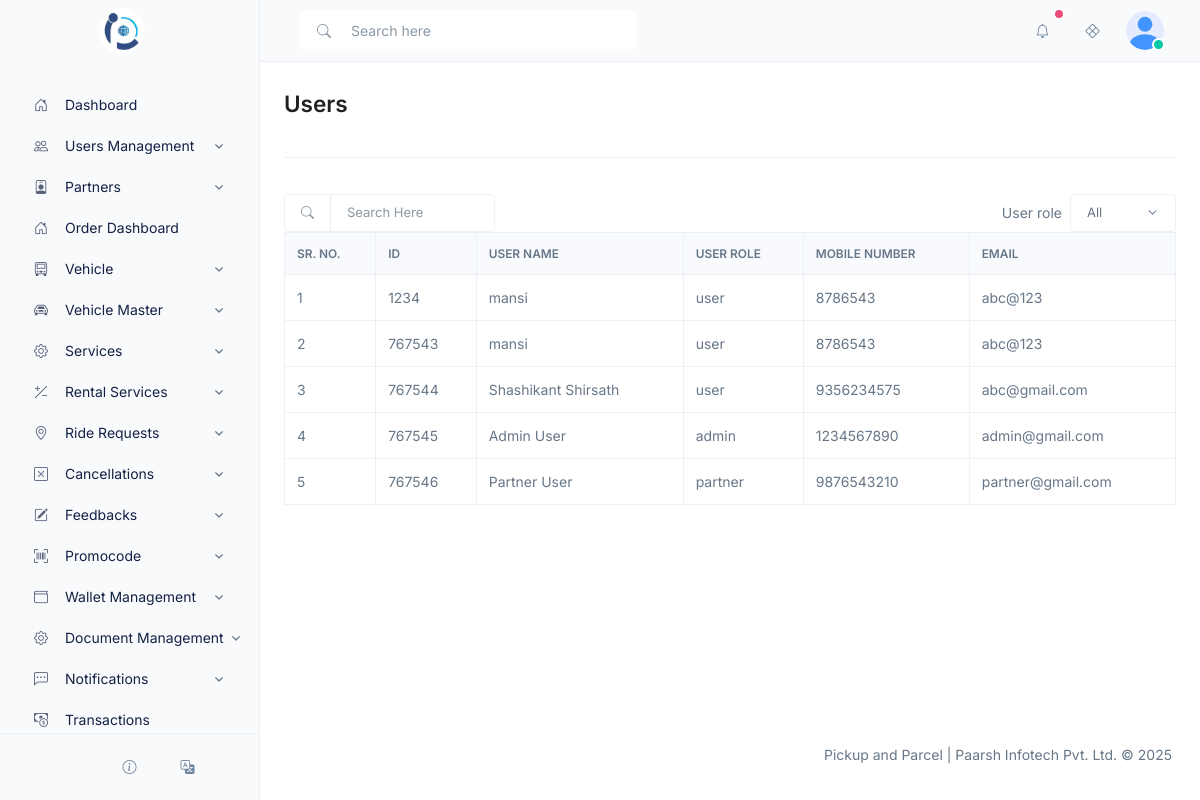
Screenshot of /all_users.php with the database file from the repository.
### tables this page shows
CREATE TABLE `all_users` (
  `id` int(11) NOT NULL,
  `user_name` varchar(255) DEFAULT NULL,
  `user_role` enum('user','admin','partner') DEFAULT NULL,
  `mobile_number` varchar(20) DEFAULT NULL,
  `email` varchar(255) DEFAULT NULL
);

### all_users.php (the view, shortened to what this page needs)
<?php
require_once __DIR__ . "/header.php";
require_once __DIR__ . "/db.php";
$sql = "SELECT * FROM all_users ";
$result = $conn->query($sql);
?>
<div class="content container-fluid">
    <div class="page-header">
        <div class="row align-items-center">
            <div class="col">
                <h1 class="page-header-title">
                    <?= translate('users') ?>
                </h1>
            </div>
        </div>
    </div>
    <div class="employees-table-filters">
        <div class="row g-3">
            <div class="col-12 col-md-3">
                <div class="input-group input-group-sm">
                    <div class="input-group-text">
                        <i class="bi-search"></i>
                    </div>
                    <input type="search" class="form-control employees-table-search" placeholder="<?= translate('search_here') ?>">
                </div>
            </div>
            <div class="col-12 col-md-6 offset-md-3">
                <div class="d-flex align-items-center gap-2">
                    <span class="ms-md-auto"><?= translate('user_role') ?></span>
                    <div>
                        <select class="form-select form-select-sm" onchange="userListTable.column(3).search(this.value).draw()">
                            <option value="" selected><?= translate('all') ?></option>
                        </select>
                    </div>
                </div>
            </div>
        </div>
    </div>
    <div class="table-responsive">
        <table id="data-table" class="table table-bordered table-nowrap table-align-middle">
            <thead class="thead-light" align="left">
                <tr>
                    <th><?= translate('sr_no') ?></th>
                    <th><?= translate('id') ?></th>
                    <th><?= translate('user_name') ?></th>
                    <th><?= translate('user_role') ?></th>
                    <th><?= translate('mobile_number') ?></th>
                    <th><?= translate('email') ?></th>
                </tr>
            </thead>
            <tbody>
                <?php
                if ($result->num_rows > 0) {
                    $sr_no = 1;
                    while($row = $result->fetch_assoc()) {
                        echo "<tr>";
                        echo "<td>{$sr_no}</td>";
                        echo "<td>{$row["id"]}</td>";
                        echo "<td>{$row["user_name"]}</td>";
                        echo "<td>{$row["user_role"]}</td>";
                        echo "<td>{$row["mobile_number"]}</td>";
                        echo "<td>{$row["email"]}</td>";
                        echo "</tr>";
                        $sr_no++;
                    }
                } else {
                    echo "<tr><td colspan='6'>No users found</td></tr>";
                }
                ?>
            </tbody>
        </table>
    </div>
</div>
<?php
require_once __DIR__ . '/footer.php';
?>

### assets/css/main.css (style rules this page uses)
:root { --scroll-thumb: rgba(189, 197, 209, .6); --scroll-track: rgba(189, 197, 209, .15); --scroll-size: .6125rem; }
* { scroll-behavior: smooth; scrollbar-width: thin; scrollbar-color: var(--scroll-thumb) var(--scroll-track); }

### header.php (style rules this page uses)
* { transition: unset !important; }

### rows the page displays
all_users: id "1234", user_name "mansi", user_role "user", mobile_number "8786543", email "abc@123"
all_users: id "767543", user_name "mansi", user_role "user", mobile_number "8786543", email "abc@123"
all_users: id "767544", user_name "Shashikant Shirsath", user_role "user", mobile_number "9356234575", email "abc@gmail.com"
all_users: id "767545", user_name "Admin User", user_role "admin", mobile_number "1234567890", email "admin@gmail.com"
all_users: id "767546", user_name "Partner User", user_role "partner", mobile_number "9876543210", email "partner@gmail.com"

### other values shown
translate('users') "Users"
translate('user_role') "User role"
translate('sr_no') "SR. NO."
translate('id') "ID"
translate('user_name') "USER NAME"
translate('user_role') "USER ROLE"
translate('mobile_number') "MOBILE NUMBER"
translate('email') "EMAIL"
translate('title') "Pickup and Parcel"
translate('paarsh') "Paarsh Infotech Pvt. Ltd."
form field value "All"
